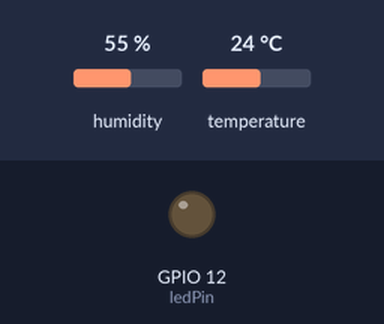
Recording of a sketch running on a simulated ESP32. Shown: output pins drawn as LEDs (lit = HIGH). The inputs (shaded band) are chosen by the test bench; at power-on: humidity 55 %, temperature 24 °C. WiFi joins after 1.5 s; servers stay silent unless stated; uploads are accepted with an empty reply; what the sketch prints to the serial monitor is not drawn.

Above: at 0.0 s.
At 6.6 s:
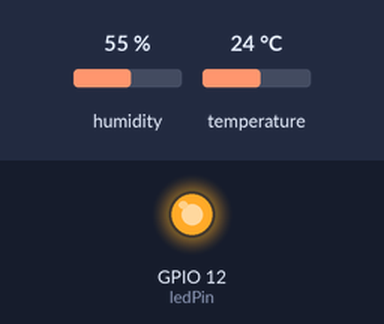
Timing chart, 0 to 8.1 s (numbered marks = the images above):
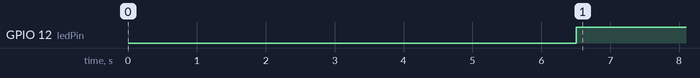

Measured:
- by itself, GPIO 12 (ledPin): LOW → HIGH at 6.5 s

The sketch:

sensor_data_to_server.ino
```cpp
#include <WiFi.h>
#include <HTTPClient.h>
#include <DHT.h>
#include "Adafruit_Sensor.h"

#define DHTPIN 14
#define DHTTYPE DHT22

DHT dht(DHTPIN, DHTTYPE);
const int ledPin = 12;
const char* ssid = "Ordenador";
const char* password = "2j4891QU";

void setup() {
  Serial.begin(115200);
  pinMode(ledPin, OUTPUT);
  delay(5000);

  dht.begin();
  Serial.println("DHT22 sensor is working");
  Serial.println("Connecting to WiFi...");

  WiFi.mode(WIFI_STA);
  WiFi.begin(ssid, password);

  int maxAttempts = 20;
  int attempt = 0;
  while (WiFi.status() != WL_CONNECTED && attempt < maxAttempts) {
    delay(500);
    Serial.print(".");
    attempt++;
  }

  if (WiFi.status() == WL_CONNECTED) {
    Serial.println("\n✅ WiFi connected.");
  } else {
    Serial.println("\n❌ Failed to connect to WiFi.");
  }

  Serial.println("setup done...");
}

void loop() {
  if (WiFi.status() != WL_CONNECTED) {
    Serial.println("❌ WiFi not connected. Skipping HTTP requests.");
    delay(3000);
    return;
  }

  float h = dht.readHumidity();
  float t = dht.readTemperature();

  if (isnan(h) || isnan(t)) {
    Serial.println("❌ Failed to read from DHT22!");
  } else {
    Serial.print("Humidity: ");
    Serial.print(h);
    Serial.print("%  ");
    Serial.print("Temperature: ");
    Serial.print(t);
    Serial.println("°C");
    digitalWrite(ledPin, HIGH);
  }

  // === Receive data from server ===
  // HTTPClient http;
  // http.begin(" http://127.0.0.1:1880/data");  // Replace with your actual server IP
  // Serial.print("➡️ Connecting to server for GET... ");
  // int httpCode = http.GET();

  // if (httpCode > 0) {
  //   Serial.print("✅ Response code: ");
  //   Serial.println(httpCode);
  //   String response = http.getString();
  //   Serial.println(response);
  // } else {
  //   Serial.print("❌ GET failed, error: ");
  //   Serial.println(httpCode);
  // }
  // http.end();  // Clean up

  // === Send data to server ===
  HTTPClient postHttp;
  postHttp.begin("http://10.38.20.189:1880/esp32");  // Same or different endpoint
  postHttp.addHeader("Content-Type", "application/json");

  String payload = String("{\"temperature\":") + t + ",\"humidity\":" + h + "}";
  Serial.println(payload);
  int postCode = postHttp.POST(payload);

  if (postCode > 0) {
    Serial.print("✅ POST Success: ");
    Serial.println(postCode);
    Serial.print("Se envía: ");
    Serial.println(postHttp.getString());
  } else {
    Serial.print("❌ POST failed: ");
    Serial.println(postCode);
  }
  postHttp.end();

  delay(3000);
}
```
